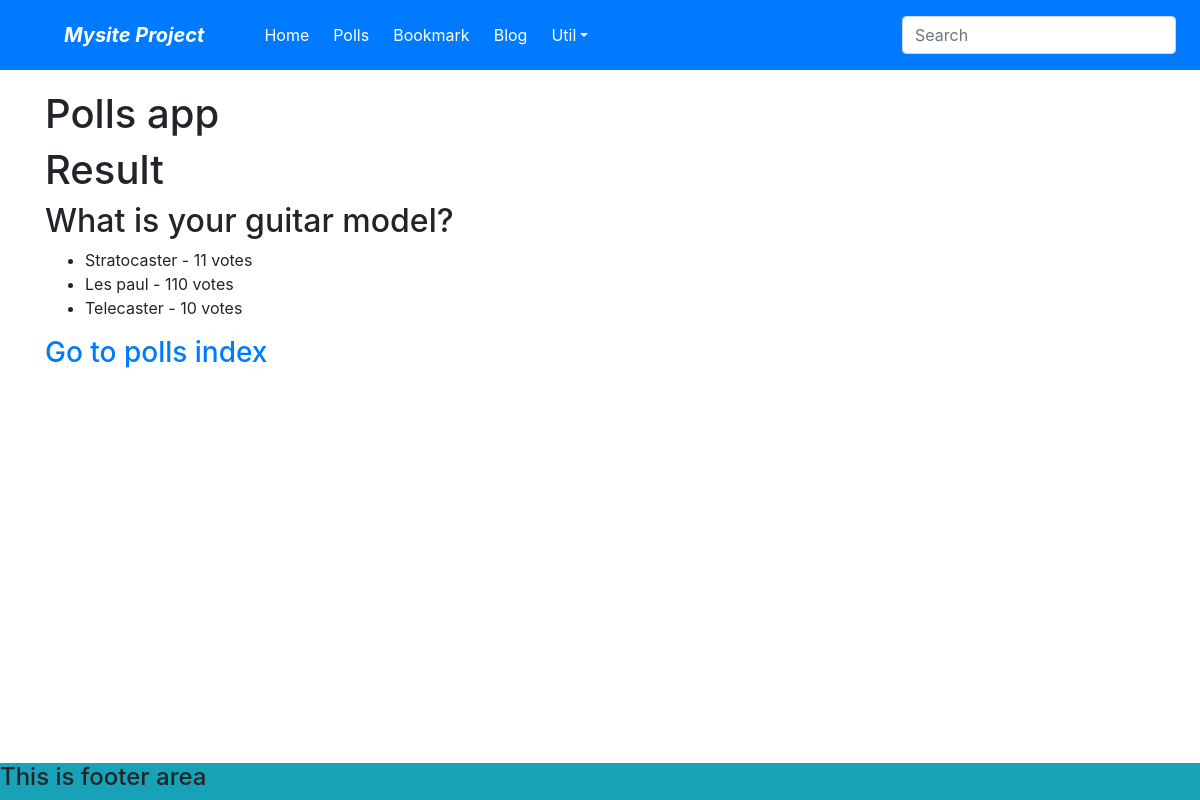
/polls/2/result, run on an earlier commit of the app's database.
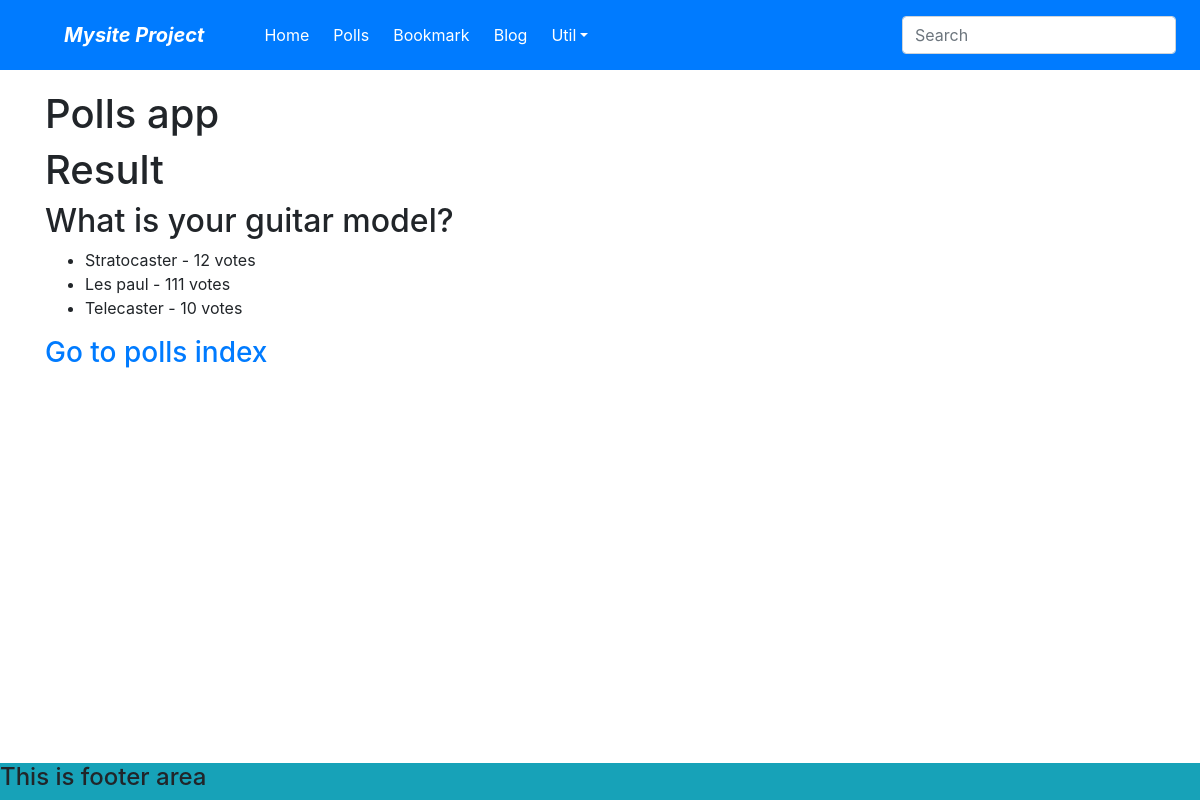
And on a later commit of the database.
### polls/models.py (models this page shows, shortened)
class Choice(models.Model):
    choice_text = models.CharField(max_length=50)
    vote_cnt = models.IntegerField(verbose_name='vote count', default=0)
    question = models.ForeignKey('Question', on_delete=models.CASCADE)

### polls/views.py (the view)
# urls.py: path('<int:pk>/result', views.ResultView.as_view(), name='result'),
class ResultView(generic.DetailView):
    model = Question
    template_name = 'polls/result.html'
    context_object_name = 'tar_q'

### polls/templates/polls/result.html (shortened to what this page needs)
{% extends "home.html" %}
{% block content %}
    {% include 'polls/base.html' %}
    <h1>Result</h1>
    <h2>{{tar_q.question_text}}</h2>
    <ul>
        {% for c in tar_q.choice_set.all %}
            <li>{{c.choice_text}} - {{c.vote_cnt}} vote{{c.vote_cnt|pluralize}}</li>
        {% endfor %}
    </ul>
    <h3><a href="{% url 'polls:index' %}">Go to polls index</a></h3>
{% endblock content %}

What changed in the data, as far as the page shows it:
changed Choice "Stratocaster": vote_cnt "11" → "12"
changed Choice "Les paul": vote_cnt "110" → "111"
